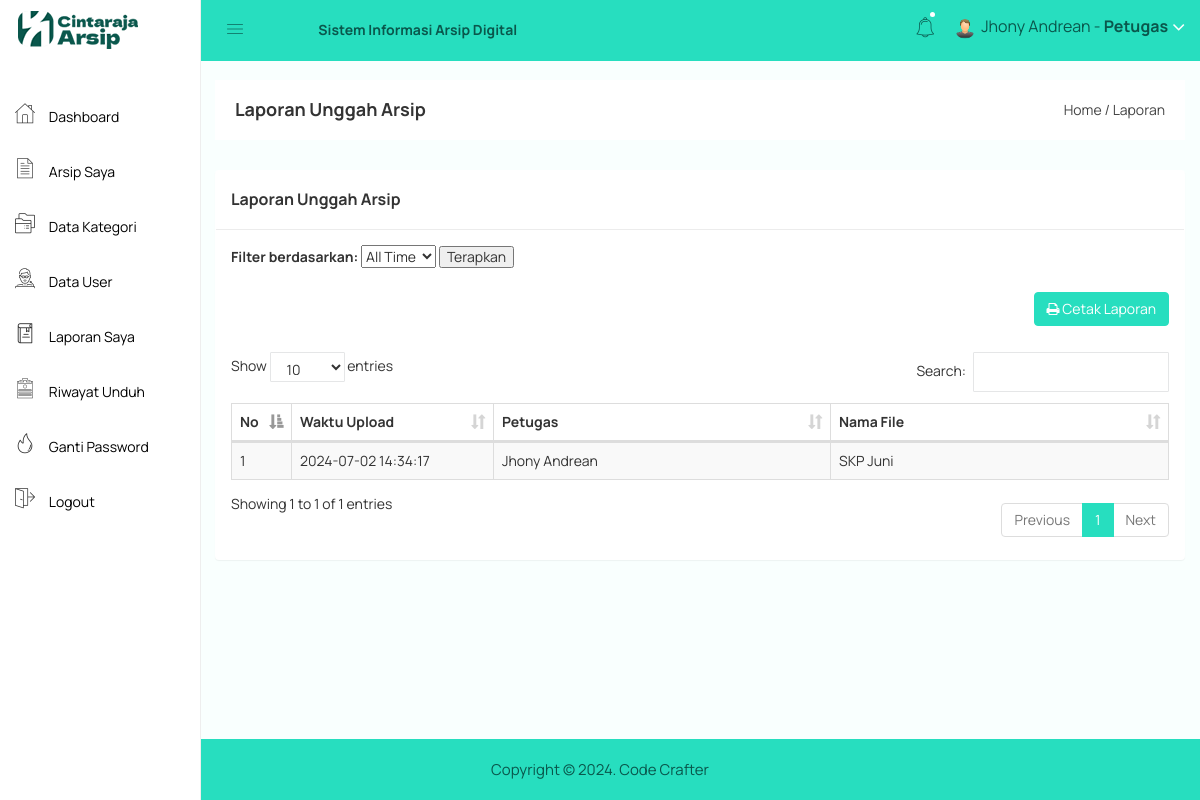
/petugas/laporan_petugas.php (signed in), run on an earlier commit of the app's database.
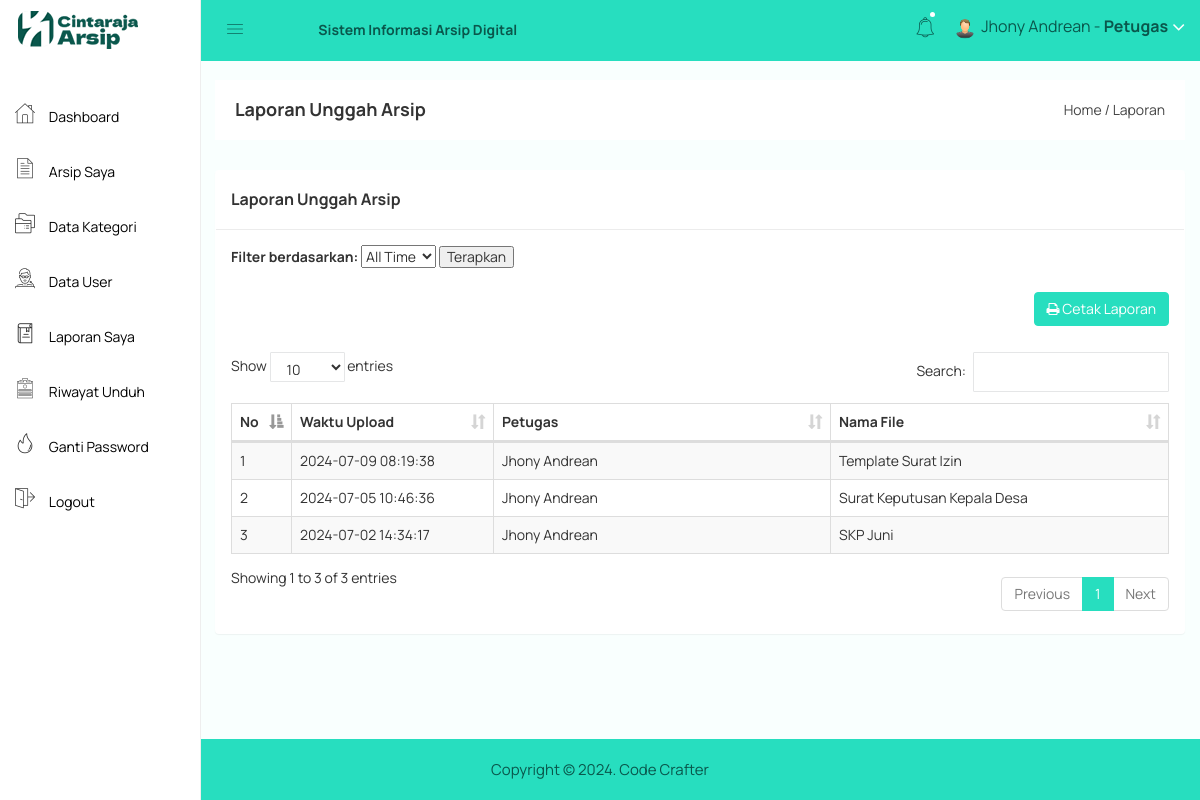
And on a later commit of the database.
### tables this page shows
CREATE TABLE `laporan` (
  `laporan_id` int(11) NOT NULL,
  `laporan_waktu` datetime NOT NULL,
  `laporan_petugas` int(11) NOT NULL,
  `laporan_arsip` varchar(200) NOT NULL
);

CREATE TABLE `petugas` (
  `petugas_id` int(11) NOT NULL,
  `petugas_nama` varchar(255) NOT NULL,
  `petugas_username` varchar(255) NOT NULL,
  `petugas_password` varchar(255) NOT NULL,
  `petugas_foto` varchar(255) NOT NULL
);

### petugas/laporan_petugas.php (the view, shortened to what this page needs)
<?php
include 'header.php';
include '../koneksi.php';
$petugas_id = $_SESSION['id'];
?>
<div class="breadcome-area">
    <div class="container-fluid">
        <div class="row">
            <div class="col-lg-12 col-md-12 col-sm-12 col-xs-12">
                <div class="breadcome-list">
                    <div class="row">
                        <div class="col-lg-6 col-md-6 col-sm-6 col-xs-12">
                            <div class="breadcome-heading">
                                <h4 style="margin-bottom: 0px">Laporan Unggah Arsip</h4>
                            </div>
                        </div>
                        <div class="col-lg-6 col-md-6 col-sm-6 col-xs-12">
                            <ul class="breadcome-menu" style="padding-top: 0px">
                                <li><a href="#">Home</a> <span class="bread-slash">/</span></li>
                                <li><span class="bread-blod">Laporan</span></li>
                            </ul>
                        </div>
                    </div>
                </div>
            </div>
        </div>
    </div>
</div>
<div class="container-fluid">
    <div class="panel panel">
        <div class="panel-heading">
            <h3 class="panel-title">Laporan Unggah Arsip</h3>
        </div>
        <div class="panel-body">
        <form method="post" action="">
            <label for="filter">Filter berdasarkan:</label>
            <select name="filter" id="filter">
                <option value="all" <?php if(isset($_POST['filter']) && $_POST['filter'] == 'all') echo 'selected'; ?>>All Time</option>
            </select>
            <button type="submit">Terapkan</button>
        </form>
        <br>
            <div class="pull-right">
                <form method="post" action="export_laporan_petugas.php">
                    <button type="submit" class="btn btn-primary"><i class="fa fa-print"></i> Cetak Laporan</button>
                </form>
            </div>
            <br>
            <br>
            <br>
            <table id="table" class="table table-bordered table-striped table-hover table-datatable">
                <thead>
                    <tr>
                        <th width="1%">No</th>
                        <th width="18%">Waktu Upload</th>
                        <th width="30%">Petugas</th>
                        <th width="30%">Nama File</th>
                    </tr>
                </thead>
                <tbody>
                <?php
                    $whereClause = "WHERE laporan.laporan_petugas = $petugas_id ";
                    $query = "
                    SELECT laporan.laporan_id, laporan.laporan_waktu, petugas.petugas_nama, laporan.laporan_arsip
                    FROM laporan
                    JOIN petugas ON laporan.laporan_petugas = petugas.petugas_id
                    $whereClause
                    ORDER BY laporan.laporan_waktu DESC";
                    $result = mysqli_query($koneksi, $query);
                    $no = 1;
                    if ($result->num_rows > 0) {
                        while ($row = mysqli_fetch_assoc($result)) {
                            $waktu_upload = date("Y-m-d H:i:s", strtotime($row['laporan_waktu']));
                            echo '<tr>
                                    <td>' . $no . '</td>
                                    <td>' . $waktu_upload . '</td>
                                    <td>' . $row['petugas_nama'] . '</td>
                                    <td>' . $row['laporan_arsip'] . '</td>
                                </tr>';
                            $no++;
                        }
                    } else {
                        echo '<tr><td colspan="4">Tidak ada data yang ditemukan untuk kriteria yang dipilih.</td></tr>';
                    }
                ?>
                </tbody>
            </table>
        </div>
    </div>
</div>
<?php include 'footer.php'; ?>

What changed in the data, as far as the page shows it:
added laporan: laporan_waktu "2024-07-09 08:19:38", petugas.petugas_nama "Jhony Andrean", laporan_arsip "Template Surat Izin"
added laporan: laporan_waktu "2024-07-05 10:46:36", petugas.petugas_nama "Jhony Andrean", laporan_arsip "Surat Keputusan Kepala Desa"
Also different on the page:
text written by a page script: "Show entries Search: Showing 1 to 1 of 1 entries Previous 1 Next" → "Show entries Search: Showing 1 to 3 of 3 entries Previous 1 Next"
